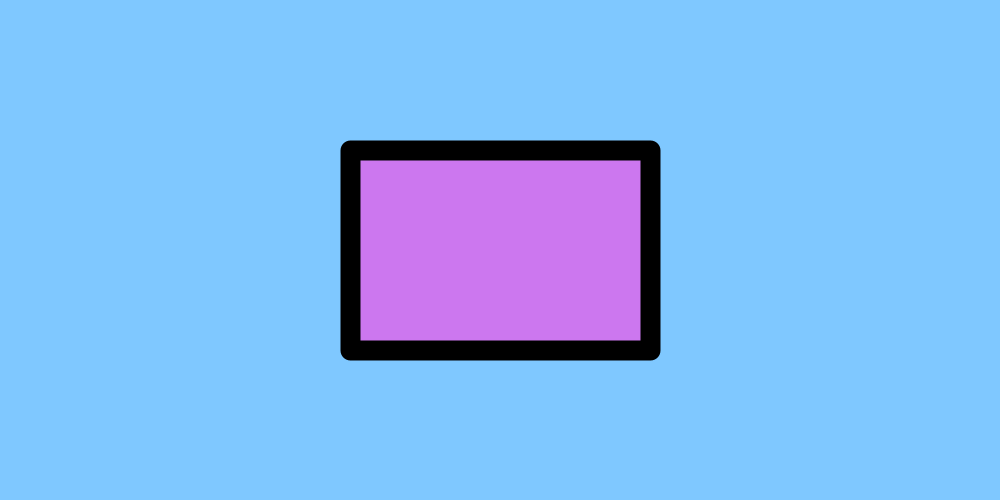
Frame 1 (no input)
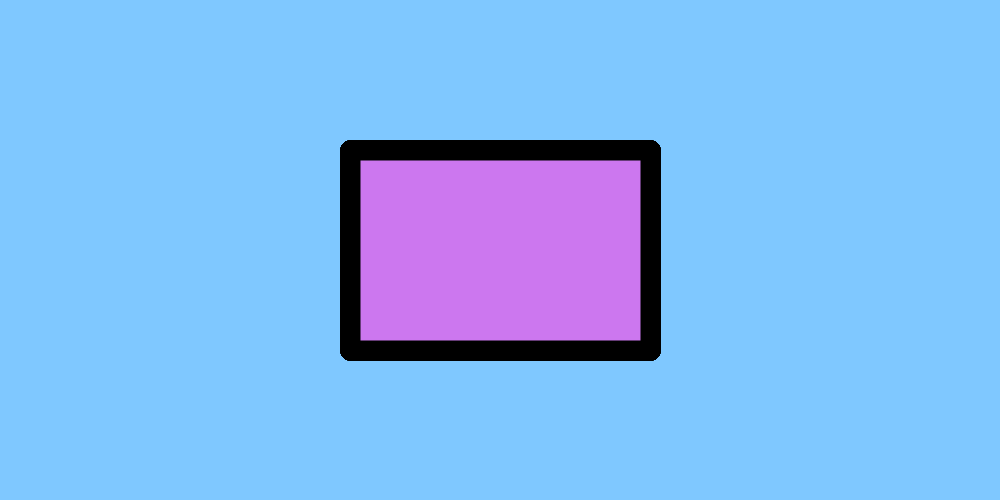
Frame 60 (the mouse pressed at the canvas centre just before this capture)
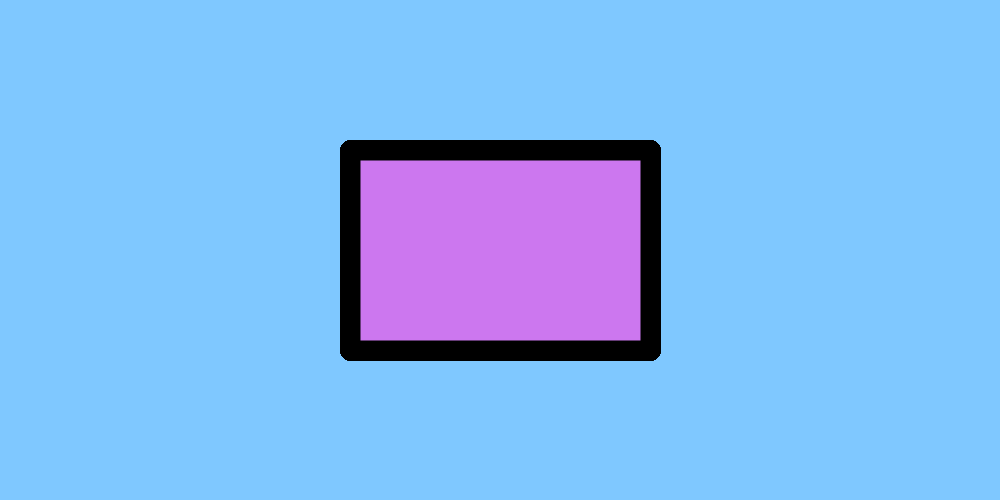
Frame 120 (the mouse held since frame 60 and released just before this capture)

The Processing sketch that drew these frames (run headless with seeded random() and noise(); from frame 60 on, the mouse is pressed at the canvas centre):

// Processing sketch: Stroke_Join
// ── Stroke_Join.pde
void setup (){
  size (1000, 500);
  background (127, 200,500);
}

void draw (){
  strokeWeight (20);
  fill (#cc77ef);
  strokeJoin (ROUND);
  rectMode (CENTER);
  rect (width/2, height/2, 300, 200);
  noSmooth();
  
}
